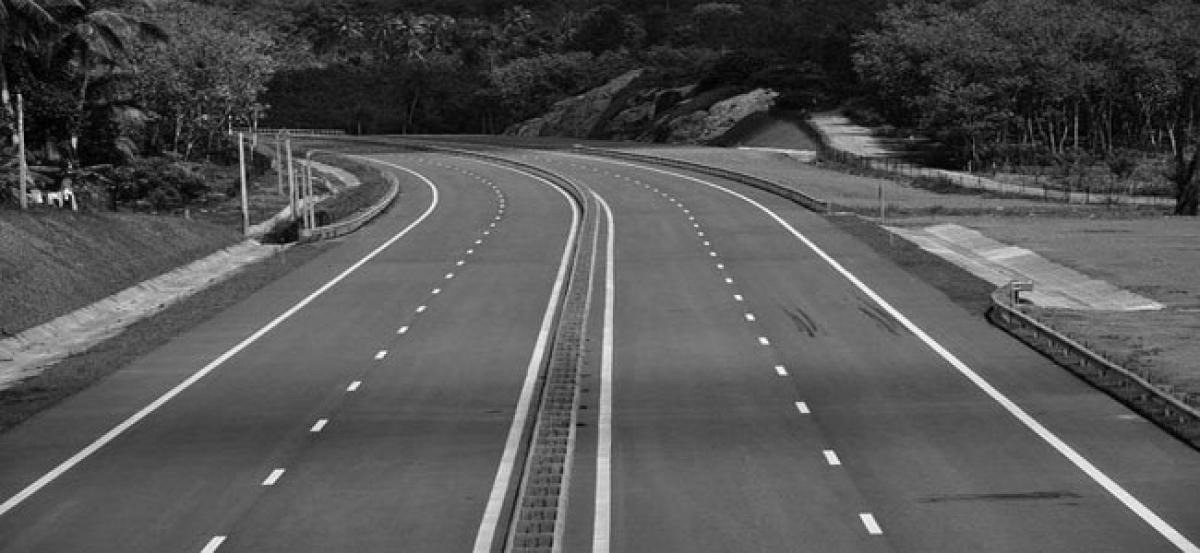
#> input picture assign6/Lanes.jpg, 1200 x 553 px
$ python assign6-5_canny_edge.py
#> lines starting #> are read from the running program, lines starting #| are printed output that depends on the picture
# -*- coding: utf-8 -*-
"""
Created on Wed Nov  6 13:58:59 2019

@author: Personal
"""

import numpy as np
from matplotlib import pyplot as plt
from matplotlib.widgets import Slider
import cv2 as cv
from scipy.ndimage import gaussian_filter
import scipy
def linking(EM, thr1, thr2):
    p,q=EM.shape
    sm=EM*(EM>=thr1)
    wm=EM*(EM>=thr2)
    for k in range(5):
        for i in range(1,p-2):
            for j in range(1,q-2):
                try:
                    if(sm[i,j]!=0):
                        sm[i-2:i+3,j-2:j+3]=sm[i-2:i+3,j-2:j+3]-sm[i-2:i+3,j-2:j+3]+wm[i-2:i+3,j-2:j+3]

                except IndexError as e:
                    pass
    sm=sm*255/np.max(sm)
    return sm


FIG=cv.imread('Lanes.jpg',0)
#> FIG is the input picture: shape (553, 1200); min 0, max 255, mean 83.7
M,N=FIG.shape
#> M = 553; N = 1200
f=np.array(gaussian_filter(FIG,1,mode='reflect'), dtype='float')
#f=np.array(cv.GaussianBlur(F,(3,9),5), dtype='float')

xfilter=np.array([[-1,0,1],[-2,0,2],[-1,0,1]])
yfilter=np.array([[-1,-2,-1],[0,0,0],[1,2,1]])
dxf=np.array(scipy.ndimage.convolve(f,xfilter,mode='reflect'), dtype=float)
dyf=np.array(scipy.ndimage.convolve(f,yfilter,mode='reflect'), dtype=float)
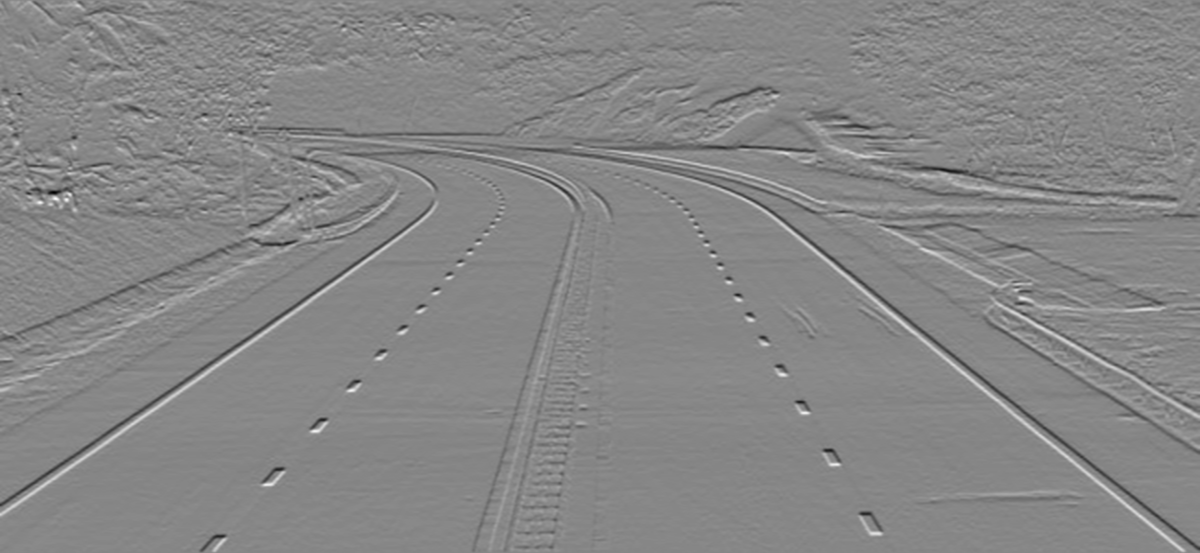
#> dyf: shape (553, 1200) float64; min -439, max 391, mean -0.8; drawn with min black and max white
tita=np.arctan2(dyf,dxf)*180/np.pi
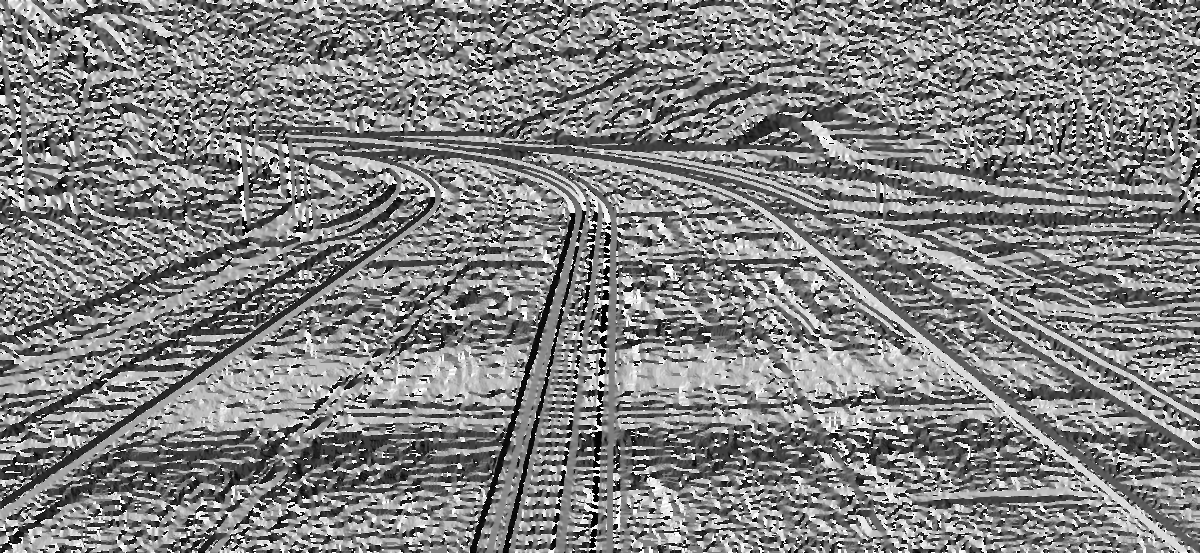
#> tita: shape (553, 1200) float64; min -179.8, max 180, mean 4.6; drawn with min black and max white
modf2=np.array(np.sqrt(dxf**2+dyf**2),dtype=float)
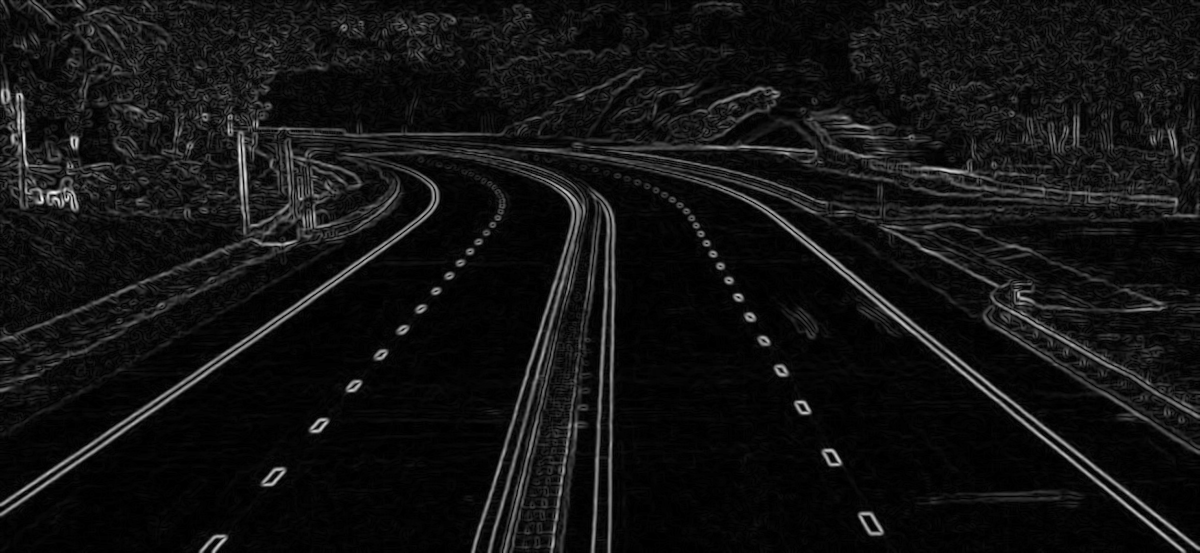
#> modf2: shape (553, 1200) float64; min 0, max 443.4, mean 32.3; drawn with min black and max white
modf=np.pad(modf2,1,'reflect')
modf1=np.zeros([M,N])
for i in range(1,M):
    for j in range(1,N):
        try:
            if(-22.5< tita[i,j] <= 22.5 or 157.5< tita[i,j]<=180 and -180<= tita[i,j] < -157.5):
                tita[i,j]=0
                a=modf[i,j+1]
                b=modf[i,j-1]

            elif(22.5< tita[i,j] <= 67.5 or -157.5<= tita[i,j]< -112.5):
                tita[i,j]=45
                a=modf[i-1,j+1]
                b=modf[i+1,j-1]

            elif(67.5< tita[i,j] <= 112.5 or -112.5<= tita[i,j]< -67.5):
                tita[i,j]=90
                a=modf[i-1][j]
                b=modf[i+1][j]

            elif(112.5< tita[i,j] <= 157.5 or -67.5<= tita[i,j]<= -22.5):
                tita[i,j]=135
                a=modf[i-1,j-1]
                b=modf[i+1,j+1]

            if (modf[i,j]>=a and modf[i,j]>=b):
                modf1[i,j]=modf[i,j]

        except IndexError as e:
            pass
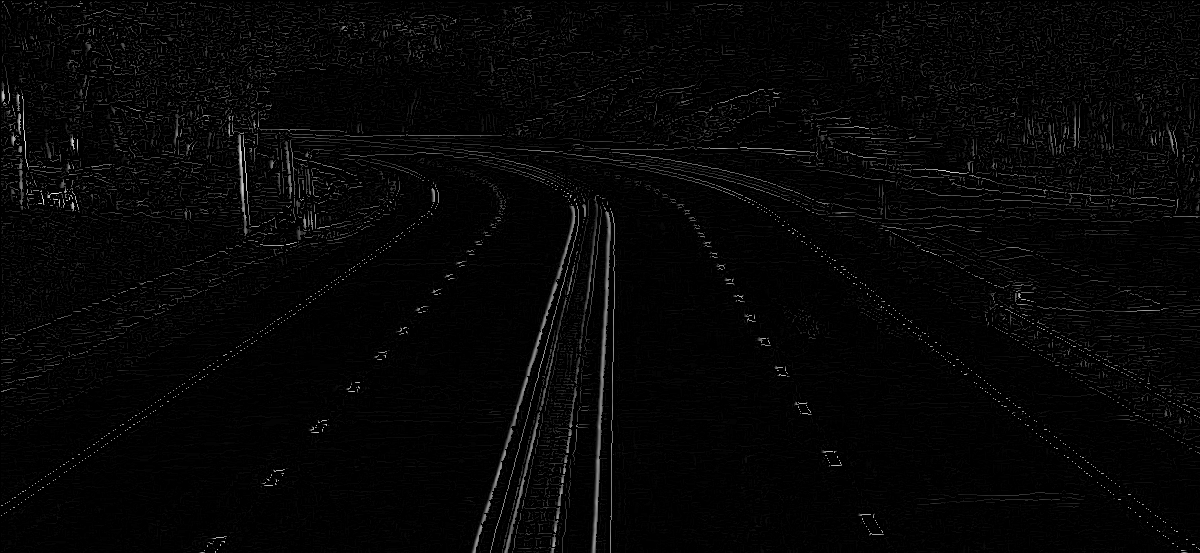
#> modf1: shape (553, 1200) float64; min 0, max 443.4, mean 10.3; drawn with min black and max white
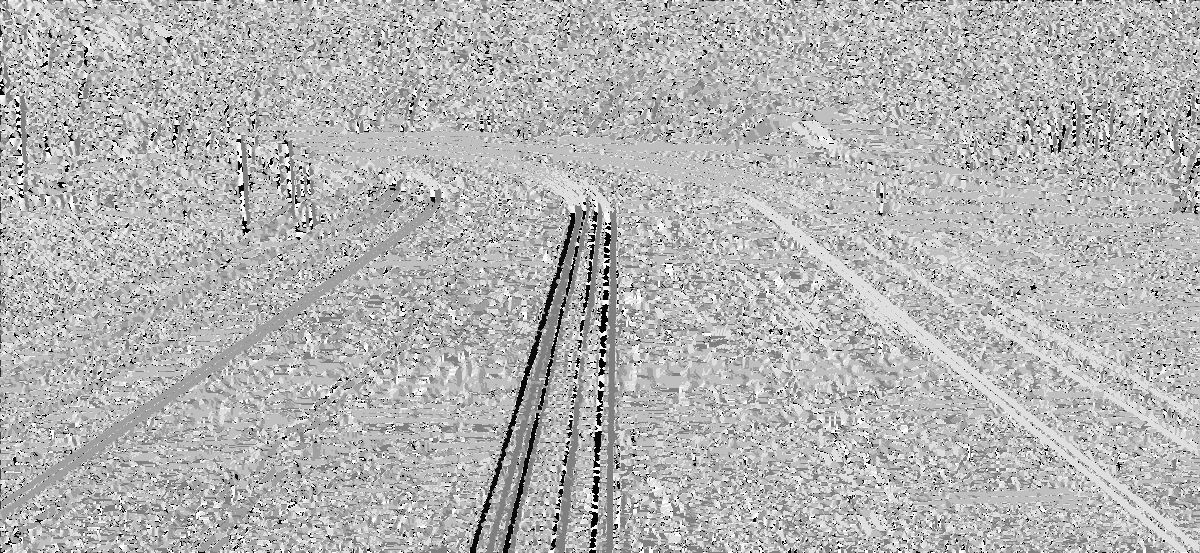
#> tita: shape (553, 1200) float64; min -179.8, max 180, mean 74.2; drawn with min black and max white

modf2=modf1/np.max(modf1)
out=linking(modf2,0.25,0.15)
#> after the loop in linking, `for k in range(5):`:
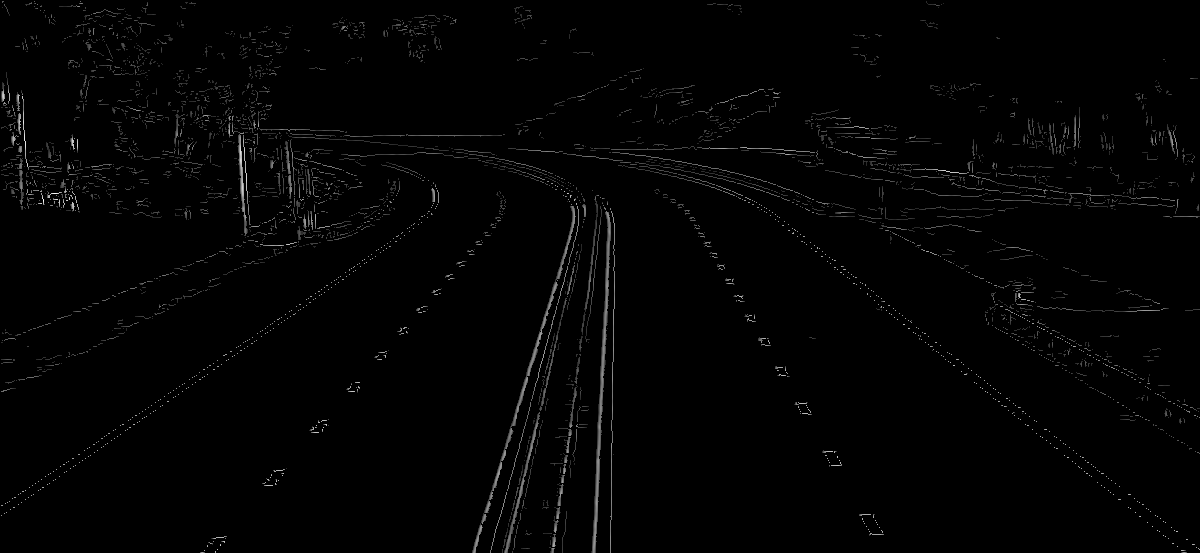
#> sm: shape (553, 1200) float64; min 0, max 1, mean 0.012
plt.figure()
plt.subplot(121)
plt.imshow(modf1, cmap='gray')
plt.xticks([]), plt.yticks([])
plt.title('non maximal')
plt.subplot(122)
plt.imshow(out, cmap='gray')
plt.xticks([]), plt.yticks([])
plt.title('final edge map')
ax1 = plt.axes([0.25, 0.15, 0.65, 0.03], facecolor='lightgoldenrodyellow')
threshold1 = Slider(ax1, 'thr1', 0,1, valinit=0.25,valstep=0.01)
ax2= plt.axes([0.25, 0.05, 0.65, 0.03], facecolor='lightgoldenrodyellow')
threshold2 = Slider(ax2, 'thr2',0,1,valinit=0.15,slidermax=threshold1)
threshold1.slidermin=threshold2
def update(val):
    thr1=threshold1.val
    thr2=threshold2.val
    out=linking(modf2,thr1,thr2)
    plt.subplot(122)
    plt.imshow(out, cmap='gray')

threshold1.on_changed(update)
threshold2.on_changed(update)
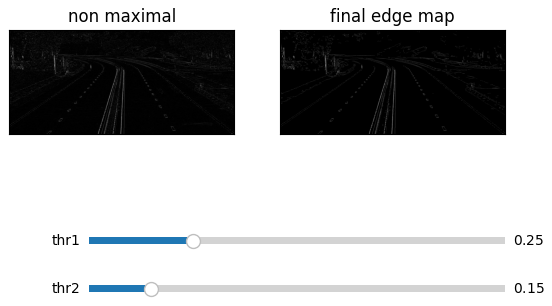
#> figure drawn by matplotlib, 4 panels

$ run again, with assign6/PCB.jpg copied over assign6/Lanes.jpg
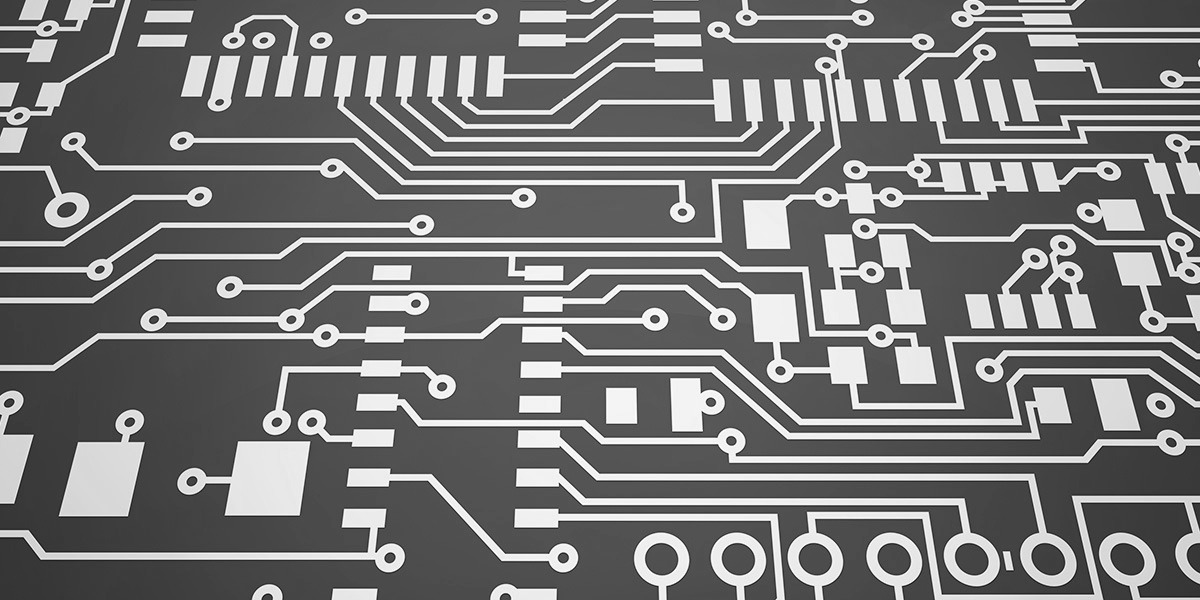
#> input picture assign6/PCB.jpg, 1200 x 600 px
#> FIG is the input picture: shape (600, 1200); min 1, max 255, mean 119.3
#> after the loop in linking, `for k in range(5):`:
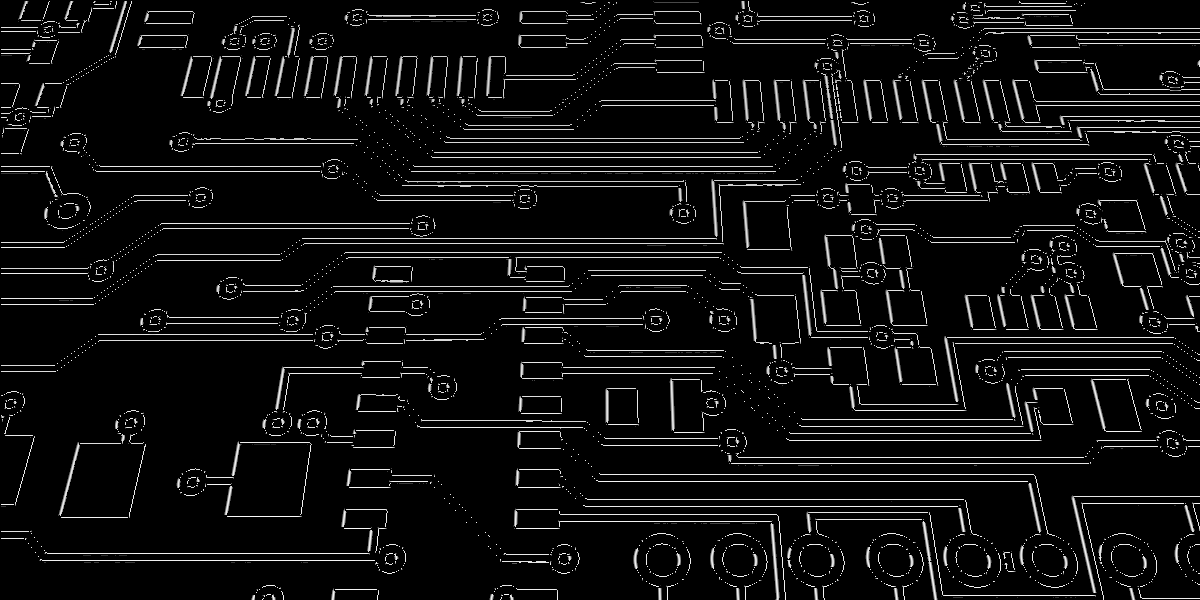
#> sm: shape (600, 1200) float64; min 0, max 1, mean 0.0608
#> `threshold2.on_changed(update)`:
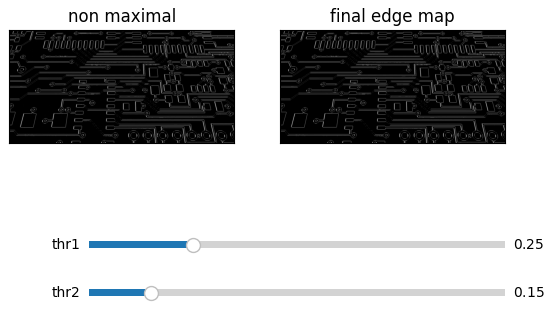
#> figure drawn by matplotlib, 4 panels
